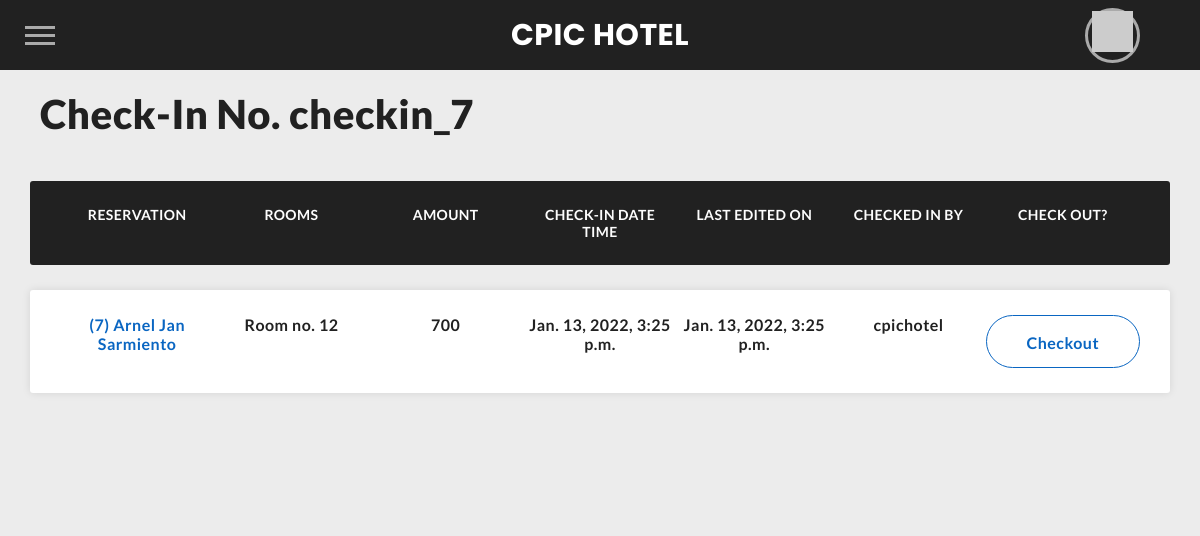
The page /checkins/checkin_7 (signed in) on the database its author committed.
### hotelSystem/models.py (models this page shows, shortened)
class CheckIn(models.Model):
    id = models.CharField(max_length=50, primary_key=True, blank=True)
    reservation = models.OneToOneField(Reservation, on_delete=models.CASCADE)
    rooms = models.ManyToManyField('Room', blank=True)
    initial_amount = models.PositiveSmallIntegerField(blank=True)
    check_in_date_time = models.DateTimeField(default=datetime.datetime.now())
    last_edited_on = models.DateTimeField(default=datetime.datetime.now())
    user = models.ForeignKey(User, null=True, blank=True, on_delete=models.SET_NULL)

class Reservation(models.Model):
    reservation_id = models.BigAutoField(primary_key=True)
    customer = models.ForeignKey(Customer, on_delete=models.CASCADE)
    staff = models.ForeignKey(User, on_delete=models.CASCADE, null=True, editable=False)
    no_of_children = models.PositiveSmallIntegerField(default=0)
    no_of_adults = models.PositiveSmallIntegerField(default=1)
    reservation_date_time = models.DateTimeField(default=datetime.datetime.now())
    expected_arrival_date_time = models.DateTimeField(default=datetime.datetime.now())
    expected_departure_date_time = models.DateTimeField(default=datetime.datetime.now())
    def __str__(self):
        return '({0}) {1} {2}'.format(self.reservation_id, self.customer.first_name, self.customer.last_name)

class Customer(models.Model):
    customer_id = models.BigAutoField(primary_key=True)
    first_name = models.CharField(max_length=50)
    middle_name = models.CharField(max_length=50, null=False, blank=True)
    last_name = models.CharField(max_length=50)
    contact_no = models.CharField(max_length=15)
    address = models.CharField(max_length=100)
    email_address = models.EmailField(null=True, blank=True)
    SEX_CHOICES = (
        ('M', 'Male',),
        ('F', 'Female',),
        ('O', 'Others',),
    )
    sex = models.CharField(
        max_length=20,
        choices=SEX_CHOICES,
        default=SEX_CHOICES[0][1]
    )
    STATUS_CHOICES = (
        ('NR', 'Not Reserved'),
        ('R', 'Reserved'),
        ('CI', 'Checked In'),
        ('CO', 'Checked Out')
    )
    status = models.CharField(
        max_length=20,
        choices=STATUS_CHOICES,
        default=STATUS_CHOICES[0][1]
    )
    user = models.ForeignKey(User, on_delete=models.CASCADE, null=True)
    class Meta:
        ordering = ['first_name', 'middle_name', 'last_name']

class Room(models.Model):
    room_no = models.CharField(max_length=10, primary_key=True)
    description = models.CharField(max_length=256)
    room_type = models.ForeignKey('RoomType', null=False, blank=True, on_delete=models.CASCADE)
    availability = models.BooleanField(default=True)
    reservation = models.ForeignKey(Reservation, null=True, blank=True, on_delete=models.SET_NULL)
    facility = models.ManyToManyField('Facility', blank=True)
    ordering = ['room_no', ]
    def display_facility(self):
        """
        This function should be defined since facility is many-to-many relationship
        It cannot be displayed directly on the admin panel for list_display
        """
        return ', '.join(facility.name for facility in self.facility.all())
    display_facility.short_description = 'Facilities'

class User(AbstractUser):
    isAdmin = models.BooleanField(default=False)
    SEX_CHOICES = (
        ('M', 'Male',),
        ('F', 'Female',),
        ('O', 'Others',),
    )
    sex = models.CharField(
        max_length=20,
        choices=SEX_CHOICES,
        default=SEX_CHOICES[0][1]
    )

### hotelSystem/views.py (the view)
# urls.py: path("checkins/<checkinID>", views.checkin_view, name="checkin_view"),
@login_required(login_url='login')
def checkin_view(request,checkinID):
    my_checkin = CheckIn.objects.get(id = checkinID)
    title =    "Check-In No. " + str(my_checkin.id)
    data = {
        'title': title,
        'my_checkin': my_checkin
    }
    return render(request, "hotelSystem/checkin_view.html", data)

### hotelSystem/templates/hotelSystem/checkin_view.html (shortened to what this page needs)
{% extends "hotelSystem/layout.html" %}
{% load static %}
{% block additional-static %}
  <link rel="stylesheet" href="https://cdnjs.cloudflare.com/ajax/libs/meyer-reset/2.0/reset.min.css">
  <link href="{% static 'hotelSystem/css/table.css' %}" rel="stylesheet">
{% endblock %}
{% block body %}
    <h1>{{ title }}</h1>
    <br>
    <div class="reserveTable">
      <ul class="responsive-table">
        <li class="table-header">
          <div class="col col-1">Reservation</div>
          <div class="col col-2">Rooms</div>
          <div class="col col-3">Amount</div>
          <div class="col col-4">Check-in Date Time</div>
          <div class="col col-5">Last Edited On</div>
          <div class="col col-6">Checked In By</div>
          <div class="col col-7">Check Out?</div>
        </li>
        <li class="table-row">
            <a  class="col col-1" data-label="Reservation" href="{% url 'reservations_view' my_checkin.reservation.reservation_id %}">
                {{my_checkin.reservation}}
            </a>
            <div class="col col-2" data-label="Rooms">
                {% for room in my_checkin.rooms.all %}
                    <span class="comma">Room no. {{room.room_no}}</span>
                {% endfor %}
            </div>
            <div class="col col-3 money" data-label="Amount">{{my_checkin.initial_amount}}</div>
            <div class="col col-4" data-label="Check-in Date Time">{{my_checkin.check_in_date_time}}</div>
            <div class="col col-5" data-label="Last Edited On">{{my_checkin.last_edited_on}}</div>
            <div class="col col-6" data-label="Checked In By">{{my_checkin.user}}</div>
            <a class="col col-7 checkInBtn" id="modal-closed" data-id="{{my_checkin.id}}" data-path="checkout" data-label="Check Out?" href="#modal-opened">
              <span>
                  Checkout
              </span>
            </a>
        </li>
      </ul>
    </div>
{% endblock %}

### hotelSystem/static/hotelSystem/css/table.css (style rules this page uses)
body { font-family: var(--font-text); }
.reserveTable { width: 100%; margin-left: auto; margin-right: auto; padding-left: 10px; padding-right: 10px; margin-top: 3vh; }
.responsive-table li { border-radius: 3px; padding: 25px 30px; display: -webkit-box; display: -ms-flexbox; display: flex; -webkit-box-pack: justify; -ms-flex-pack: justify; justify-content: space-between; margin-bottom: 25px; }
.responsive-table .table-header { background-color: var(--myDark); color: var(--light); font-size: 14px; text-transform: uppercase; letter-spacing: 0.03em; }
.responsive-table .table-row { background-color: #ffffff; -webkit-box-shadow: 0px 0px 9px 0px rgba(0, 0, 0, 0.1); box-shadow: 0px 0px 9px 0px rgba(0, 0, 0, 0.1); }
.responsive-table .col { -ms-flex-preferred-size: calc(100% / 7); flex-basis: calc(100% / 7); text-align: center; padding: 0px 0.5%; }
.table-row a { color: var(--thirdcolor); cursor: pointer; }
.checkInBtn { background-color:transparent; color: var(--thirdcolor); border: 1px solid var( --thirdcolor); padding: 15px !important; border-radius: 150px; cursor: pointer; }
.checkInBtn span { display: inline-block; vertical-align: middle; }

### hotelSystem/static/hotelSystem/css/styles.css (style rules this page uses)
* { margin: 0px; padding: 0; box-sizing: border-box; }
html, body { font-family: var(--font-text); overflow-x: hidden; }
html { background: var(--lightgrey); background-color: var(--lightgrey); }
body { background-color: var(--lightgrey); scroll-behavior: smooth; }
main h1 { font-size: 2.5rem; font-weight: bolder; margin-left: 20px; }
* { box-sizing: border-box; margin: 0; padding: 0; }
html, body { height: 100%; }
a, a:visited, a:focus, a:active, a:link { text-decoration: none; outline: none !important; }
a { color: currentColor; transition: .2s ease-in-out; -webkit-tap-highlight-color: transparent; -webkit-touch-callout: none; -webkit-user-select: none; -khtml-user-select: none; -moz-user-select: none; -ms-user-select: none; user-select: none; }
h1, h2, h3, h4 { margin: 0; }
ul { padding: 0; list-style: none; }

### hotelSystem/templates/hotelSystem/layout.html (style rules this page uses)
:root { --myDark: #212121; --light: #fdfdfd; --lightgrey:#ececec; --thirdcolor:#0A66C2; --font-header:'Poppins'; --font-text: 'Lato'; --dotcolor:50, 49, 51; --dot: radial-gradient(rgb(var(--dotcolor)) 67%, rgba(var(--dotcolor), 0) 68%); }

### rows shown on the page
CheckIn: reservation "(7) Arnel Jan Sarmiento", initial_amount "700", check_in_date_time "Jan. 13, 2022, 3:25 p.m.", last_edited_on "Jan. 13, 2022, 3:25 p.m.", user "cpichotel"
Room: room_no "12"

### other values the page prints
{{ title }} "Check-In No. checkin_7"
